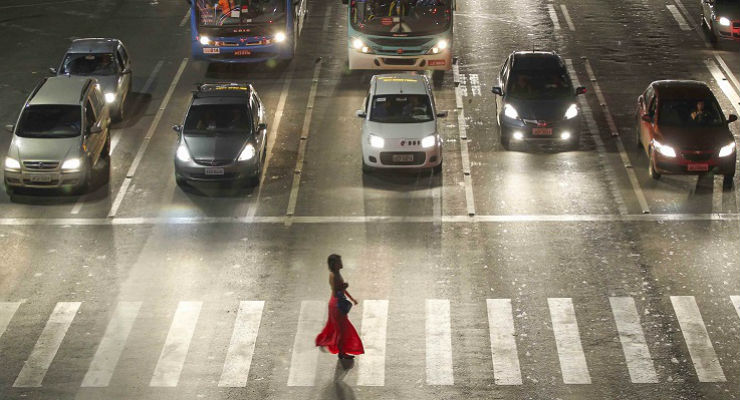
#> input picture imagens/1.jpg, 740 x 400 px, given in place of MVI_2313.MOV, which was not available
$ jupyter execute --allow-errors main_videos.ipynb
#> lines starting #> are read from the running program, lines starting #| are printed output that depends on the picture; after the words box and inside, x2 and y2 are one past the last pixel; in counts of white or black regions, pixels touching at a corner belong together; long printed decimals are rounded; pictures that were not available may be replaced by others from this repository, and a replacement may not be noted
[cell 1]
import cv2
import numpy as np
import math

[cell 2]
def show_image(image):
    cv2.imshow("Image",image)
    while True:
        key = cv2.waitKey(1)
        if key == 27:
            break
    cv2.destroyAllWindows()

[cell 3]
def treat_img(img):
    gray = cv2.cvtColor(img, cv2.COLOR_BGR2GRAY)
    blurred = cv2.GaussianBlur(gray,(5, 5), 4)

    ret, thresh = cv2.threshold(blurred,
                                        160, 255,
                                        cv2.THRESH_BINARY)

    contours, hier = cv2.findContours(thresh.copy(),
                                            cv2.RETR_TREE,
                                            cv2.CHAIN_APPROX_SIMPLE)
    #show_image(img)
    show_image(thresh)

    return contours

[cell 4]
def average_centroid(centroids):
    x = []
    y = []
    totalx = 0
    totaly = 0
    for center in centroids:
        x.append(center[0])
        y.append(center[1])
    for i in range(len(x)):
        totalx += x[i]
        totaly += y[i]
    centroid = [totalx/len(x),totaly/len(y)]
    return centroid

[cell 5]
# [16 lines left out: function average_centroid_areas, not called in this run]

[cell 6]
def draw_rectangles(img,i):
    H,W,colors = img.shape #get width and height
    centroids = []
    areas = []

    for c in contours:
        # if the contour is not sufficiently large, ignore it
        if  cv2.contourArea(c) < (H*W)/1000: #lower limit
            continue

        if  cv2.contourArea(c) > (H*W)/50   : #upper limit
            continue

        # get the min area rect
        rect = cv2.minAreaRect(c)
        (x, y), (w, h), angle = rect
        aspect_ratio = max(w, h) / min(w, h)
        center = [x + 0.5*w,y + 0.5*h]
        area = w*h

        # Assume zebra line must be long and narrow (long part must be at lease 1.5 times the narrow part).
        if (aspect_ratio > 5) and (aspect_ratio < 30):
        #if True:
            box = cv2.boxPoints(rect)
            # convert all coordinates floating point values to int
            box = np.int0(box)
            # draw a red 'nghien' rectangle
            cv2.drawContours(img, [box], 0, (0, 0, 255), 2)
            centroids.append(center)
            areas.append(area)

    centroid = average_centroid(centroids)
    cv2.imwrite('resultados/resultado_{}.jpg'.format(i), img)
    #cv2.imshow("rectangles", img)
    return centroid

[cell 7]
# [5 lines left out: function dist, not called in this run]

[cell 8]
# [30 lines left out: function draw_rectangles_centroid, not called in this run]
    #cv2.imshow("rectangles", img)

[cell 9]
vidcap = cv2.VideoCapture("videos\MVI_2313.MOV")
success,img = vidcap.read()
#> img is the input picture: shape (400, 740, 3); mean B, G, R 109.3, 124.6, 132
contours = treat_img(img)
#> in treat_img, `gray = cv2.cvtColor(img, cv2.COLOR_BGR2GRAY)`:
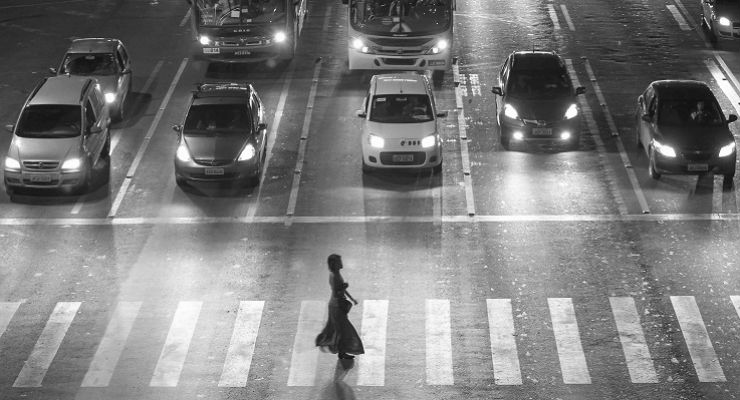
#> gray: shape (400, 740); min 8, max 255, mean 125
#> in treat_img, `blurred = cv2.GaussianBlur(gray,(5, 5), 4)`:
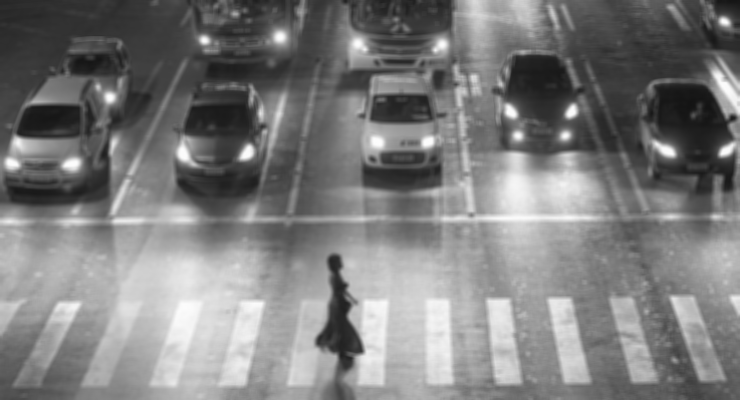
#> blurred: shape (400, 740); min 19, max 253, mean 125
#> in treat_img, `ret, thresh = cv2.threshold(blurred, 160, 255, cv2.THRESH_BINARY)`:
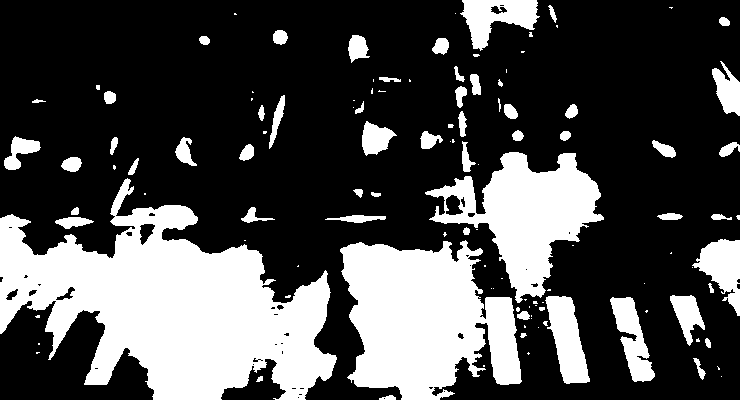
#> thresh: shape (400, 740); 29.9% white; 118 white regions (58 under 20 px)
#> in treat_img, `contours, hier = cv2.findContours(thresh.copy(), cv2.RETR_TREE, cv2.CH..`: contours = 157 contours, 90 with area under 20; largest, box (x1, y1, x2, y2) and area: (0, 178, 337, 400) 38614, (340, 240, 522, 400) 19644, (425, 152, 604, 303) 11704, (545, 296, 590, 384) 2202, (460, 0, 540, 51) 2106
#> (key Esc is pressed here)
i=30
#> (the rest of this cell did not finish here and is left out)

#> the loop in draw_rectangles, `for c in contours:` made 157 passes
#> c on passes 2, 3, 6: [[383, 398], [384, 397], [385, 398], [384, 399]], [[721, 376]], [[483, 365], [483, 366], [484, 366], [484, 365]]
#> after the loop in draw_rectangles, `for c in contours:`: areas = []
#> after the loop in average_centroid, `for i in range(len(x)):`: totalx = 0
print(centroid)

[cell 10]
vidcap = cv2.VideoCapture("videos\MVI_2313.MOV")
success,img = vidcap.read()
contours = treat_img(img)
#> (key Enter is pressed here)
i=21
#> (the rest of this cell did not finish here and is left out)

#> (a cell that did not finish here is left out)

#> the loop in draw_rectangles (call 2), `for c in contours:` made 157 passes

$ run again, on imagens/2.jpg
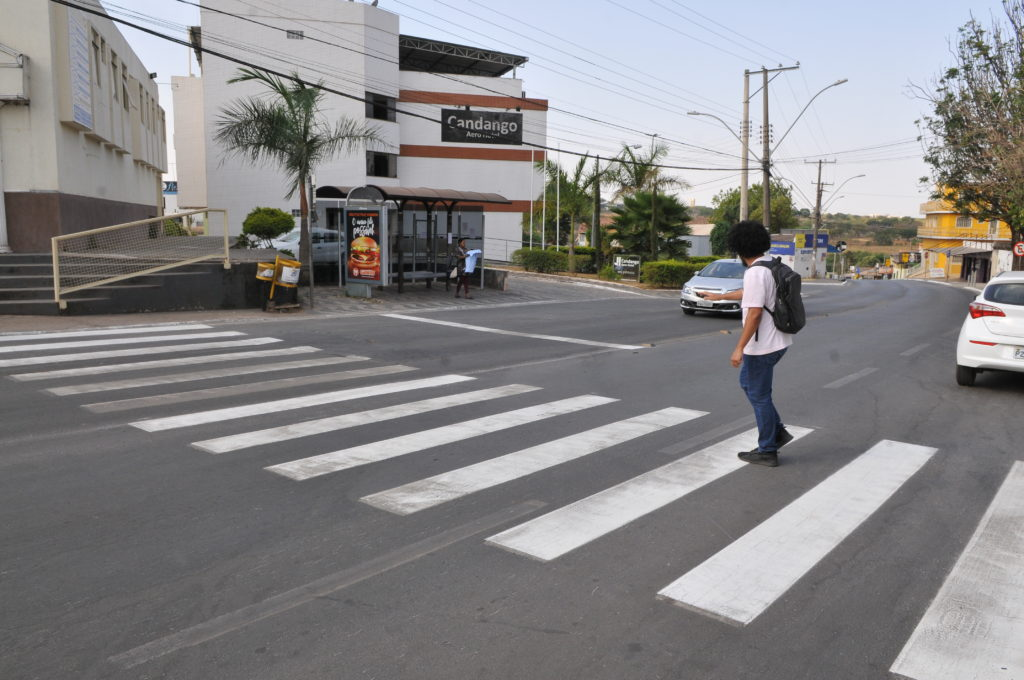
#> input picture imagens/2.jpg, 1024 x 680 px, given in place of MVI_2313.MOV, which was not available
#> img is the input picture: shape (680, 1024, 3); mean B, G, R 134.4, 133.2, 134.6
#> in treat_img, `ret, thresh = cv2.threshold(blurred, 160, 255, cv2.THRESH_BINARY)`:
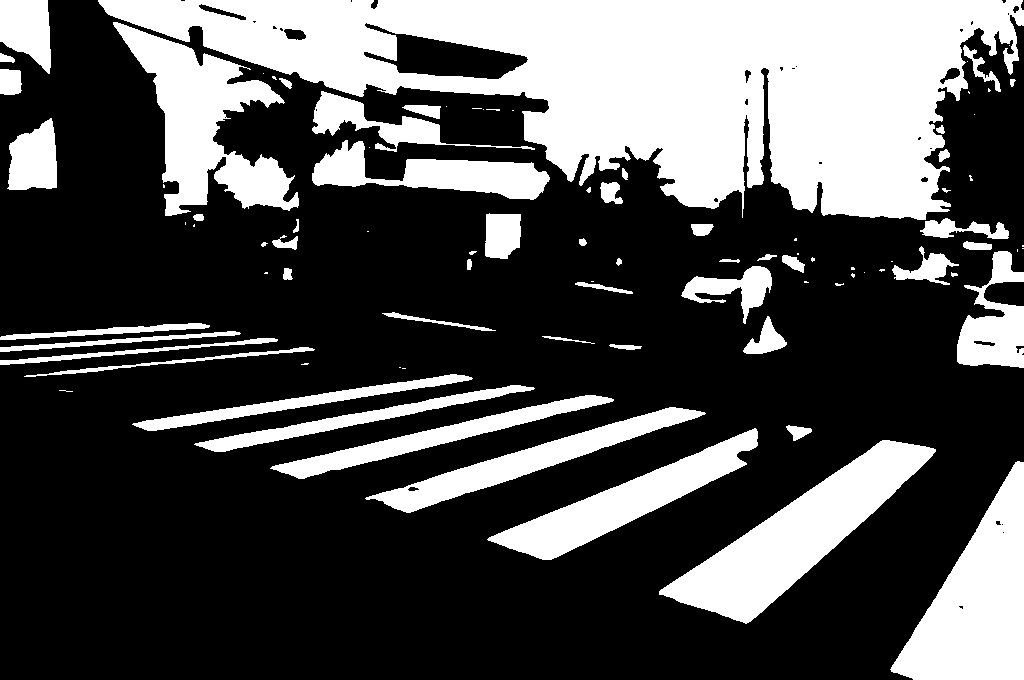
#> thresh: shape (680, 1024); 31.3% white; 92 white regions (37 under 20 px)
#> in treat_img, `contours, hier = cv2.findContours(thresh.copy(), cv2.RETR_TREE, cv2.CH..`: contours = 121 contours, 60 with area under 20; largest, box (x1, y1, x2, y2) and area: (98, 0, 1024, 220) 110011, (659, 440, 936, 624) 16326, (890, 461, 1024, 680) 15562, (113, 22, 299, 216) 14002, (487, 428, 758, 560) 9368
#> the loop in draw_rectangles, `for c in contours:` made 121 passes
#> (x, y, w, h, angle, aspect_ratio, center, area) on passes 7, 9, 11, 13, 14: (629.4, 502.9, 290.8, 44.34, -22.31, 6.56, [774.8, 525.1], 12892.6), (536.1, 459, 350, 27.4, -17.06, 12.77, [711.1, 472.7], 9588.8), (442.1, 436.1, 349.7, 19.29, -13.06, 18.13, [617, 445.7], 6744.5), (364, 416.1, 344.4, 13.92, -11.31, 24.73, [536.2, 423.1], 4795.2), (302.1, 402, 343, 11.6, -8.7, 29.57, [473.7, 407.8], 3979.2)
#> after the loop in draw_rectangles, `for c in contours:`: areas = [12892.6, 9588.8, 6744.5, 4795.2, 3979.2, 11118.3, 9489.6]; centroids = [[774.8, 525.1], [711.1, 472.7], [617, 445.7], [536.2, 423.1], [473.7, 407.8], [454.4, 287.6], [442.6, 250.8]]
#> the loop in average_centroid, `for center in centroids:` made 7 passes
#> after the loop in average_centroid, `for center in centroids:`: x = [774.8, 711.1, 617, 536.2, 473.7, 454.4, 442.6]; y = [525.1, 472.7, 445.7, 423.1, 407.8, 287.6, 250.8]
#> the loop in average_centroid, `for i in range(len(x)):` made 7 passes
#> (totalx, totaly) on passes 1 to 7: (774.8, 525.1), (1485.8, 997.8), (2102.8, 1443.5), (2639, 1866.6), (3112.7, 2274.3), (3567.1, 2562), (4009.7, 2812.8)
#> after the loop in average_centroid, `for i in range(len(x)):`: totalx = 4009.7; totaly = 2812.8
#> in average_centroid, `centroid = [totalx/len(x),totaly/len(y)]`: centroid = [572.8, 401.8]
#| [572.814, 401.828]
#> the loop in draw_rectangles_centroid, `for c in contours:` made 121 passes
#> (printed output is left out)
#> after the loop in draw_rectangles_centroid, `for c in contours:`:
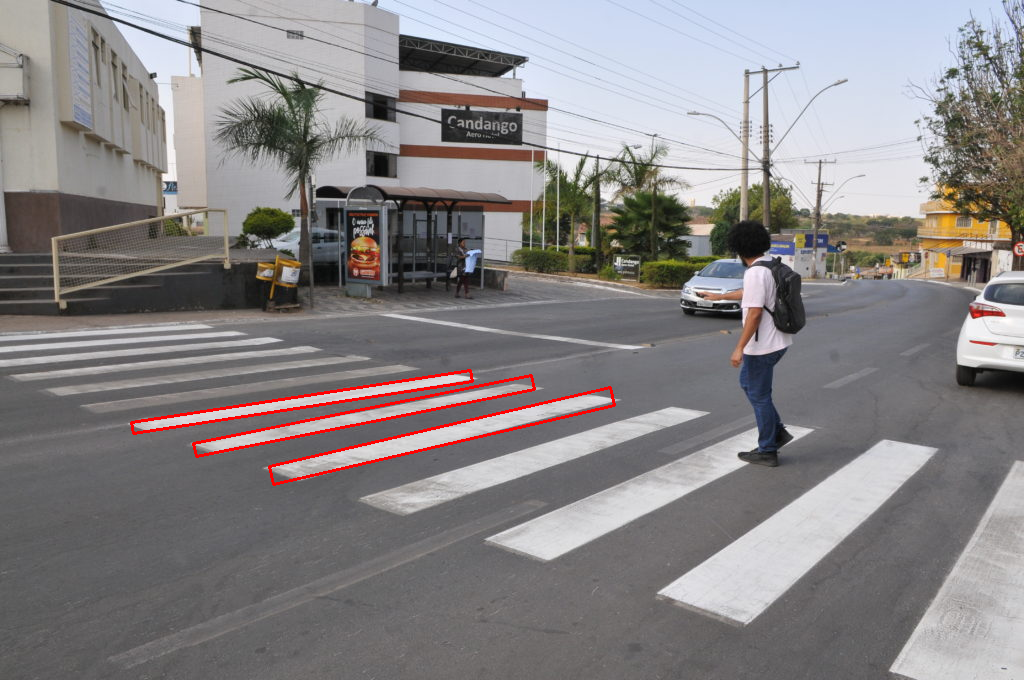
#> img: shape (680, 1024, 3); 0.9% of pixels changed, all inside (x1, y1, x2, y2) = (130, 369, 616, 486)

$ run again, on imagens/3.jpg
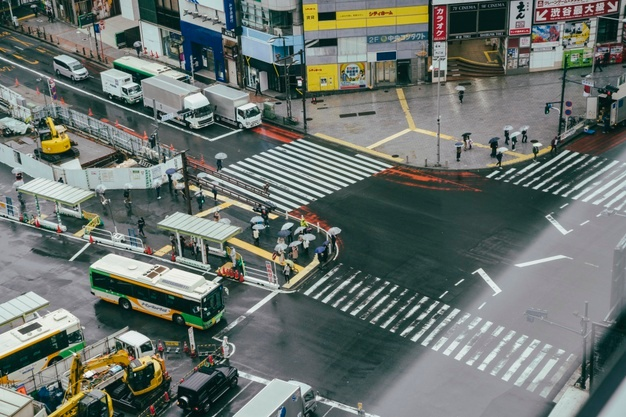
#> input picture imagens/3.jpg, 626 x 417 px, given in place of MVI_2313.MOV, which was not available
#> img is the input picture: shape (417, 626, 3); mean B, G, R 108.7, 113.7, 105.4
#> in treat_img, `ret, thresh = cv2.threshold(blurred, 160, 255, cv2.THRESH_BINARY)`:
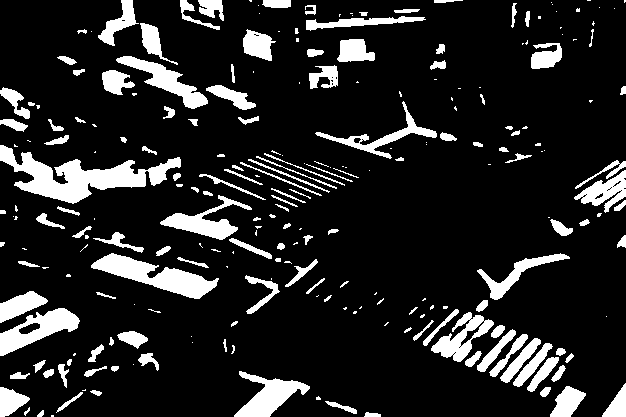
#> thresh: shape (417, 626); 14.2% white; 242 white regions (103 under 20 px)
#> in treat_img, `contours, hier = cv2.findContours(thresh.copy(), cv2.RETR_TREE, cv2.CH..`: contours = 269 contours, 154 with area under 20; largest, box (x1, y1, x2, y2) and area: (0, 145, 181, 204) 3764, (91, 253, 219, 299) 2204, (0, 308, 80, 356) 1690, (234, 371, 310, 417) 1452, (116, 56, 208, 109) 1324
#> the loop in draw_rectangles, `for c in contours:` made 269 passes
#> (x, y, w, h, angle, aspect_ratio, center, area) on passes 32, 35, 38, 40: (532.7, 364.7, 55.22, 10.27, -48.99, 5.38, [560.3, 369.8], 567), (520.2, 359.7, 55.84, 10.29, -49.97, 5.43, [548.1, 364.8], 574.6), (508.5, 354.9, 54.53, 8.44, -50.71, 6.46, [535.7, 359.1], 460.4), (496, 350, 53.8, 9.33, -49.4, 5.77, [522.9, 354.7], 501.8)
#> after the loop in draw_rectangles, `for c in contours:`:
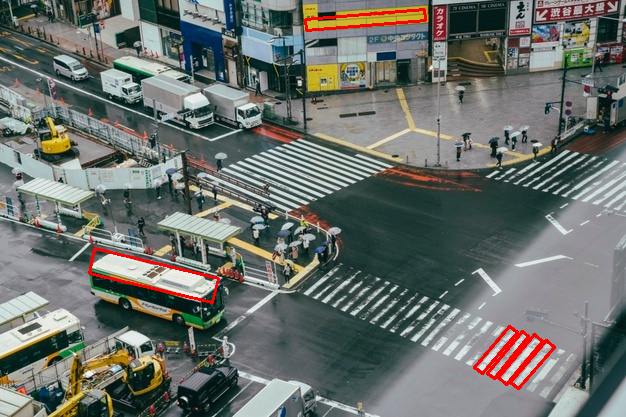
#> img: shape (417, 626, 3); 1.23% of pixels changed, all inside (x1, y1, x2, y2) = (88, 8, 556, 390)
#> after the loop in draw_rectangles, `for c in contours:`: areas = [567, 574.6, 460.4, 501.8, 3195.1, 1258.1]; centroids = [[560.3, 369.8], [548.1, 364.8], [535.7, 359.1], [522.9, 354.7], [166.2, 339], [424.9, 25.27]]
#> the loop in average_centroid, `for center in centroids:` made 6 passes
#> after the loop in average_centroid, `for center in centroids:`: x = [560.3, 548.1, 535.7, 522.9, 166.2, 424.9]; y = [369.8, 364.8, 359.1, 354.7, 339, 25.27]
#> the loop in average_centroid, `for i in range(len(x)):` made 6 passes
#> (totalx, totaly) on passes 1 to 6: (560.3, 369.8), (1108.4, 734.6), (1644.2, 1093.7), (2167.1, 1448.4), (2333.3, 1787.4), (2758.2, 1812.7)
#> after the loop in average_centroid, `for i in range(len(x)):`: totalx = 2758.2; totaly = 1812.7
#> in average_centroid, `centroid = [totalx/len(x),totaly/len(y)]`: centroid = [459.7, 302.1]
#| [459.693, 302.113]
#> the loop in draw_rectangles_centroid, `for c in contours:` made 269 passes

$ run again, on imagens/4.jpg
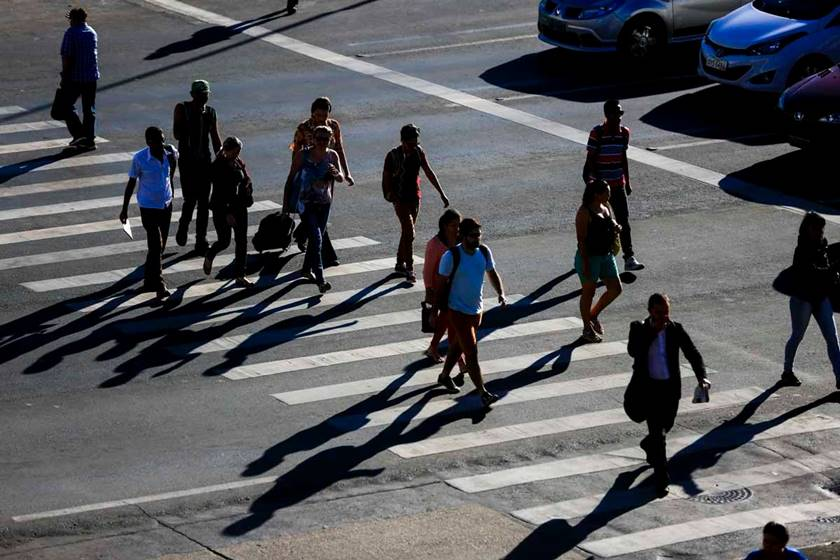
#> input picture imagens/4.jpg, 840 x 560 px, given in place of MVI_2313.MOV, which was not available
#> img is the input picture: shape (560, 840, 3); mean B, G, R 92.5, 88.7, 87.8
#> in treat_img, `ret, thresh = cv2.threshold(blurred, 160, 255, cv2.THRESH_BINARY)`:
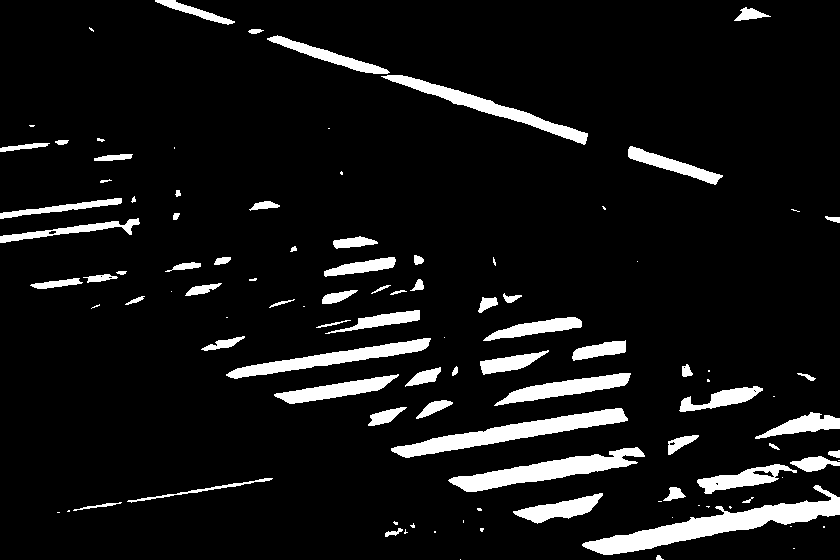
#> thresh: shape (560, 840); 8.2% white; 106 white regions (38 under 20 px)
#> in treat_img, `contours, hier = cv2.findContours(thresh.copy(), cv2.RETR_TREE, cv2.CH..`: contours = 115 contours, 52 with area under 20; largest, box (x1, y1, x2, y2) and area: (582, 485, 840, 555) 4440, (391, 408, 628, 458) 3147, (448, 447, 645, 492) 2866, (381, 75, 588, 145) 2107, (226, 338, 431, 379) 2093
#> the loop in draw_rectangles, `for c in contours:` made 115 passes
#> (x, y, w, h, angle, aspect_ratio, center, area) on passes 25, 28, 34, 39, 43, 47: (711.2, 524.2, 261.4, 33.56, -11.98, 7.79, [841.9, 541], 8770.5), (746.8, 477.5, 99.52, 17.31, -10.56, 5.75, [796.5, 486.2], 1722.9), (546.5, 470.3, 197.4, 18.91, -9.46, 10.44, [645.2, 479.8], 3732.8), (508.7, 432.3, 238, 16.04, -9.51, 14.84, [627.7, 440.4], 3818.5), (720.4, 398.3, 85.63, 15.66, -10.62, 5.47, [763.2, 406.1], 1341.4), (336.9, 390, 125.8, 13.64, -9.06, 9.22, [399.8, 396.8], 1715.3)
#> after the loop in draw_rectangles, `for c in contours:`: areas = [8770.5, 1722.9, 3732.8, 3818.5, 1341.4, 1715.3, 2074.5, 2567.2, 1283.1, 1109.3, 826.3, 2134.7, 790.4, 1208.4, 3004.4, 1333.2]; centroids = [[841.9, 541], [796.5, 486.2], [645.2, 479.8], [627.7, 440.4], [763.2, 406.1], [399.8, 396.8], [631.5, 395.6], [432, 365], [581.5, 334.3], [420.1, 326.9], [395.8, 272.7], [139.9, 241], [121.8, 211], [680.1, 214.7], [491.3, 212.9], [333, 119]]
#> the loop in average_centroid, `for center in centroids:` made 16 passes
#> after the loop in average_centroid, `for center in centroids:`: x = [841.9, 796.5, 645.2, 627.7, 763.2, 399.8, 631.5, 432, 581.5, 420.1, 395.8, 139.9, 121.8, 680.1, 491.3, 333]; y = [541, 486.2, 479.8, 440.4, 406.1, 396.8, 395.6, 365, 334.3, 326.9, 272.7, 241, 211, 214.7, 212.9, 119]
#> the loop in average_centroid, `for i in range(len(x)):` made 16 passes
#> (totalx, totaly) on passes 1 to 8: (841.9, 541), (1638.4, 1027.1), (2283.6, 1506.9), (2911.3, 1947.3), (3674.5, 2353.4), (4074.3, 2750.2), (4705.8, 3145.8), (5137.8, 3510.8)
#> after the loop in average_centroid, `for i in range(len(x)):`: totalx = 8301.2; totaly = 5443.5
#> in average_centroid, `centroid = [totalx/len(x),totaly/len(y)]`: centroid = [518.8, 340.2]
#| [518.823, 340.218]
#> the loop in draw_rectangles_centroid, `for c in contours:` made 115 passes
#> (printed output is left out)
#> after the loop in draw_rectangles_centroid, `for c in contours:`:
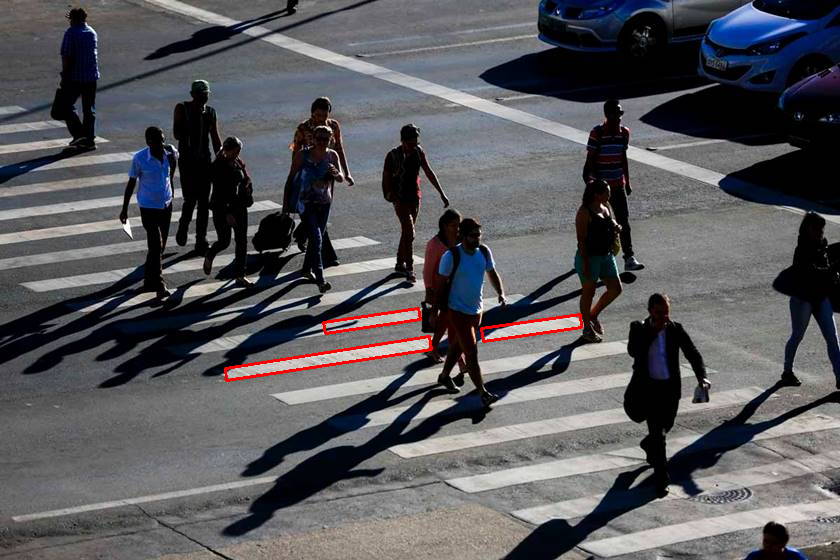
#> img: shape (560, 840, 3); 0.55% of pixels changed, all inside (x1, y1, x2, y2) = (224, 307, 583, 382)
